Frame 1 (no input): blank canvas, image omitted
Frame 60 (the mouse pressed at the canvas centre just before this capture): blank canvas, image omitted
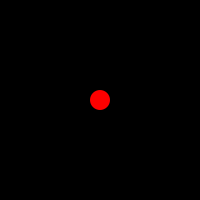
Frame 120 (the mouse held since frame 60 and released just before this capture)

The Processing sketch whose frames 1 and 60 were blank and that drew this single picture after the mouse press (run headless with seeded random() and noise(); from frame 60 on, the mouse is pressed at the canvas centre):

// Processing sketch: sketch_200608_keyboard
// ── sketch_200608_keyboard.pde
int dia = 20;  //diameter
int inc = 0;   // increment
int flagM = 0;  //flag by mouse
int flagK = 0;  //flag by keyboard

void setup() {   // Initialize
  size(200, 200);      //window
  background(0, 0, 0); //black
  noStroke();    //lineless
}

void draw() {    // main loop  
  if (flagM == 1) {  //watch at mouse flag
     fill(255, 0, 0);  //circle color
     ellipse(mouseX, mouseY, dia, dia);  //circle
     flagM = 0;
   }
   
   if( flagK == 1 ) {  //watch at keyboard flag
     fill(0, 0, 0, inc);      //clear color
     rect(0, 0, width, height);//clear
     inc++;  // increment
      
     if( inc > 60 ) {
       flagK = 0;  //reset
       inc = 0;   //reset
     }
  }
}

void mousePressed(){
  flagM = 1; //set
}

void keyPressed() {
  if (key == 'q' || key == 'Q') {
    flagK = 1;  //clear mode set
  }
}
